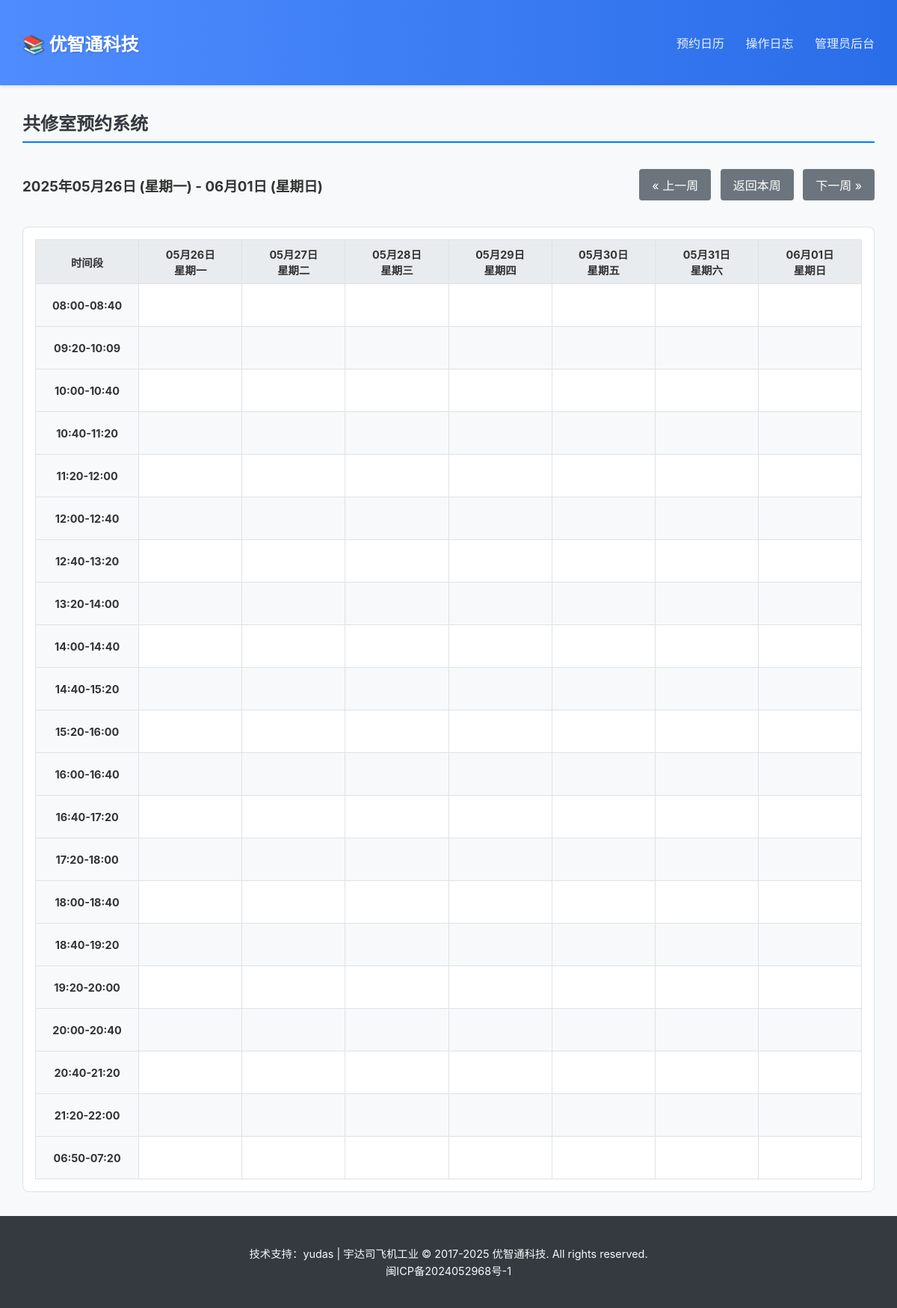
Page /schedule?start_date=2025-05-26 on the committed database.
### app.py (models this page shows)
    class TimeSlot(sql_alchemy_db.Model): id = sql_alchemy_db.Column(sql_alchemy_db.Integer,
                                                                     primary_key=True); slot_value = sql_alchemy_db.Column(
        sql_alchemy_db.String(50), unique=True, nullable=False); order = sql_alchemy_db.Column(sql_alchemy_db.Integer)

### app.py (the view)
@app.route('/schedule')
@check_db_connection
def schedule():
    start_date_str = request.args.get('start_date')
    today = date.today()
    start_date = datetime.strptime(start_date_str, '%Y-%m-%d').date() if start_date_str else today
    current_monday = start_date - timedelta(days=start_date.weekday())
    week_dates = [(current_monday + timedelta(days=i)) for i in range(7)]
    reservations = {};
    special_dates = set();
    time_slots = get_time_slots()
    if db_is_redis:
        special_dates = db.smembers('special_dates') or set()
        with db.pipeline() as pipe:
            for d in week_dates:
                for ts in time_slots: pipe.get(f"reservation:{d.isoformat()}:{ts}")
            results = pipe.execute()
        i = 0
        for d in week_dates:
            for ts in time_slots:
                if results[i]: reservations[f"{d.isoformat()}:{ts}"] = results[i]
                i += 1
    else:
        res_results = Reservation.query.all();
        special_dates = {sd.date_str for sd in SpecialDate.query.all()}
        for res in res_results: reservations[res.id] = res.user_name
    return render_template('index.html', week_dates=week_dates, time_slots=time_slots, reservations=reservations,
                           special_dates=special_dates, special_date_name="斋日", date_range_start=week_dates[0],
                           date_range_end=week_dates[-1],
                           prev_week_start_date=(current_monday - timedelta(weeks=1)).isoformat(),
                           next_week_start_date=(current_monday + timedelta(weeks=1)).isoformat(),
                           today_start_date=today.isoformat())

### app.py (called while the page is built)
def get_time_slots():
    if db_is_redis:
        return db.lrange(TIME_SLOTS_KEY, 0, -1)
    else:
        return [s.slot_value for s in TimeSlot.query.order_by(TimeSlot.order).all()]

def check_db_connection(f):
    @wraps(f)
    def decorated_function(*args, **kwargs):
        db_handle = db if db_is_redis else db.session
        if db_handle is None: return "数据库连接失败，请检查服务器配置或环境变量。", 503
        return f(*args, **kwargs)
    return decorated_function

### templates/index.html (shortened to what this page needs)
{% extends "base.html" %}
{% block content %}
<h2>共修室预约系统</h2>
<div class="schedule-header">
    <div class="date-range">
        <h3>{{ date_range_start.strftime('%Y年%m月%d日') }} ({{ date_range_start.strftime('%A') | replace('Monday', '星期一') | replace('Tuesday', '星期二') | replace('Wednesday', '星期三') | replace('Thursday', '星期四') | replace('Friday', '星期五') | replace('Saturday', '星期六') | replace('Sunday', '星期日') }}) - {{ date_range_end.strftime('%m月%d日') }} ({{ date_range_end.strftime('%A') | replace('Monday', '星期一') | replace('Tuesday', '星期二') | replace('Wednesday', '星期三') | replace('Thursday', '星期四') | replace('Friday', '星期五') | replace('Saturday', '星期六') | replace('Sunday', '星期日') }})</h3>
    </div>
    <div class="navigation">
        <a href="{{ url_for('schedule', start_date=prev_week_start_date) }}" class="button">&laquo; 上一周</a>
        <a href="{{ url_for('schedule', start_date=today_start_date) }}" class="button">返回本周</a>
        <a href="{{ url_for('schedule', start_date=next_week_start_date) }}" class="button">下一周 &raquo;</a>
    </div>
</div>
<div class="schedule-grid-container">
    <table class="schedule-grid">
        <thead>
            <tr>
                <th class="time-header">时间段</th>
                {% for day in week_dates %}
                <th class="{% if day.isoformat() in special_dates %}special-date{% endif %}">
                    {{ day.strftime('%m月%d日') }}<br>
                    {{ day.strftime('%A') | replace('Monday', '星期一') | replace('Tuesday', '星期二') | replace('Wednesday', '星期三') | replace('Thursday', '星期四') | replace('Friday', '星期五') | replace('Saturday', '星期六') | replace('Sunday', '星期日') }}
                </th>
                {% endfor %}
            </tr>
        </thead>
        <tbody>
            {% for time_slot in time_slots %}
            <tr>
                <td class="time-slot-label">{{ time_slot }}</td>
                {% for day in week_dates %}
                {% set res_key = day.isoformat() + ':' + time_slot %}
                <td data-date="{{ day.isoformat() }}" data-time="{{ time_slot }}" data-user="{{ reservations.get(res_key, '') }}">
                </td>
                {% endfor %}
            </tr>
            {% endfor %}
        </tbody>
    </table>
</div>
{% endblock %}

### static/css/style.css (style rules this page uses)
:root { --primary-color: #007bff; --primary-hover-color: #0056b3; --danger-color: #dc3545; --danger-hover-color: #c82333; --special-date-bg: #fff3cd; --border-color: #dee2e6; --background-color: #f8f9fa; --text-color: #333; --header-bg: #ffffff; --footer-bg: #343a40; --footer-text: #f8f9fa; --font-family: -apple-system, BlinkMacSystemFont, "Segoe UI", Roboto, "Helvetica Neue", Arial, sans-serif; }
body { font-family: var(--font-family); margin: 0; background-color: var(--background-color); color: var(--text-color); display: flex; flex-direction: column; min-height: 100vh; }
h2 { color: #343a40; border-bottom: 2px solid #007bff; padding-bottom: 0.5rem; margin-top: 0; }
.schedule-header { display: flex; justify-content: space-between; align-items: center; flex-wrap: wrap; margin-bottom: 1.5rem; margin-top: 1.5rem; }
.navigation a { margin-left: 0.5rem; }
.schedule-grid-container { overflow-x: auto; background: white; border: 1px solid var(--border-color); border-radius: 8px; padding: 1rem; }
.schedule-grid { width: 100%; border-collapse: collapse; table-layout: fixed; }
.schedule-grid th, .schedule-grid td { border: 1px solid var(--border-color); padding: 0.5rem; text-align: center; min-width: 120px; font-size: 0.9rem; }
.schedule-grid thead th { background-color: #e9ecef; position: sticky; top: 0; z-index: 10; }
.schedule-grid .time-header { min-width: 100px; }
.schedule-grid .time-slot-label { font-weight: bold; background-color: #f8f9fa; }
.schedule-grid tbody td { cursor: pointer; transition: background-color 0.2s; height: 40px; white-space: nowrap; overflow: hidden; text-overflow: ellipsis; }
table { width: 100%; border-collapse: collapse; }
table th, table td { padding: 0.75rem; border-bottom: 1px solid var(--border-color); text-align: left; }
table thead th { background-color: #e9ecef; }
table tbody tr:nth-child(even) { background-color: #f8f9fa; }
.button, .button-primary, .button-danger, .button-danger-small, .button-small { display: inline-block; padding: 0.5rem 1rem; border: 1px solid transparent; border-radius: 0.25rem; text-decoration: none; cursor: pointer; font-size: 1rem; transition: all 0.2s ease-in-out; text-align: center; background-color: #6c757d; color: white; }

### rows in the picture
TimeSlot: slot_value "08:00-08:40"
TimeSlot: slot_value "09:20-10:09"
TimeSlot: slot_value "10:00-10:40"
TimeSlot: slot_value "10:40-11:20"
TimeSlot: slot_value "11:20-12:00"
TimeSlot: slot_value "12:00-12:40"
TimeSlot: slot_value "12:40-13:20"
TimeSlot: slot_value "13:20-14:00"
TimeSlot: slot_value "14:00-14:40"
TimeSlot: slot_value "14:40-15:20"
TimeSlot: slot_value "15:20-16:00"
TimeSlot: slot_value "16:00-16:40"
TimeSlot: slot_value "16:40-17:20"
TimeSlot: slot_value "17:20-18:00"
TimeSlot: slot_value "18:00-18:40"
TimeSlot: slot_value "18:40-19:20"
TimeSlot: slot_value "19:20-20:00"
TimeSlot: slot_value "20:00-20:40"
TimeSlot: slot_value "20:40-21:20"
TimeSlot: slot_value "21:20-22:00"
TimeSlot: slot_value "06:50-07:20"

### other values in the picture
{{ date_range_start.strftime('%Y年%m月%d日') }} "2025年05月26日"
{{ date_range_end.strftime('%m月%d日') }} "06月01日"
{{ day.strftime('%m月%d日') }} "05月26日" "05月27日" "05月28日" "05月29日" "05月30日" "05月31日" "06月01日"
